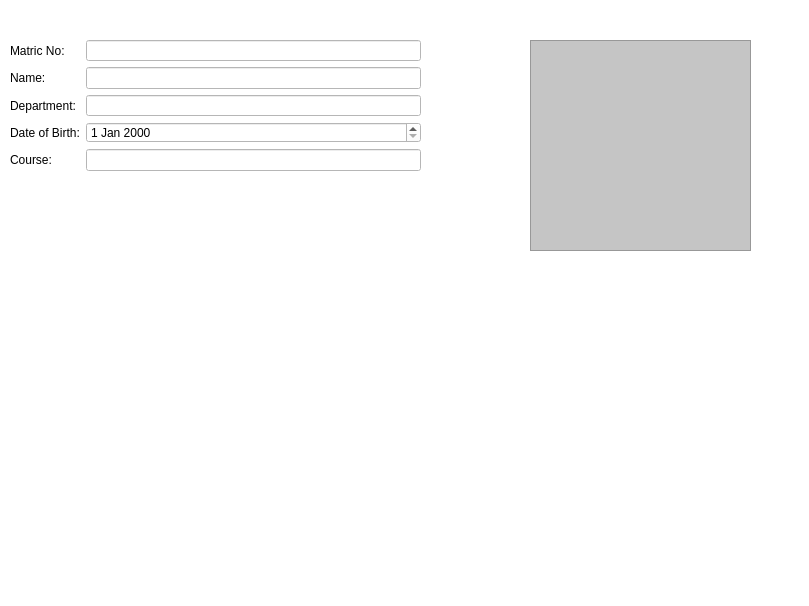
<?xml version="1.0" encoding="UTF-8"?>
<ui version="4.0">
 <class>Dialog</class>
 <widget class="QDialog" name="Dialog">
  <property name="geometry">
   <rect>
    <x>0</x>
    <y>0</y>
    <width>809</width>
    <height>606</height>
   </rect>
  </property>
  <property name="focusPolicy">
   <enum>Qt::NoFocus</enum>
  </property>
  <property name="windowTitle">
   <string>Dialog</string>
  </property>
  <property name="styleSheet">
   <string notr="true">background-color: rgb(255, 255, 255);</string>
  </property>
  <widget class="QGraphicsView" name="graphicsView">
   <property name="geometry">
    <rect>
     <x>530</x>
     <y>40</y>
     <width>221</width>
     <height>211</height>
    </rect>
   </property>
   <property name="styleSheet">
    <string notr="true">background-color: rgb(197, 197, 197);</string>
   </property>
  </widget>
  <widget class="QWidget" name="">
   <property name="geometry">
    <rect>
     <x>10</x>
     <y>40</y>
     <width>411</width>
     <height>131</height>
    </rect>
   </property>
   <layout class="QFormLayout" name="formLayout">
    <item row="0" column="0">
     <widget class="QLabel" name="label">
      <property name="styleSheet">
       <string notr="true">font: 10pt &quot;Cabin&quot;;</string>
      </property>
      <property name="text">
       <string>Matric No:</string>
      </property>
     </widget>
    </item>
    <item row="0" column="1">
     <widget class="QLineEdit" name="lineEdit"/>
    </item>
    <item row="1" column="0">
     <widget class="QLabel" name="label_2">
      <property name="styleSheet">
       <string notr="true">font: 10pt &quot;Cabin&quot;;</string>
      </property>
      <property name="text">
       <string>Name:</string>
      </property>
     </widget>
    </item>
    <item row="1" column="1">
     <widget class="QLineEdit" name="lineEdit_2"/>
    </item>
    <item row="2" column="0">
     <widget class="QLabel" name="label_4">
      <property name="styleSheet">
       <string notr="true">font: 10pt &quot;Cabin&quot;;</string>
      </property>
      <property name="text">
       <string>Department:</string>
      </property>
     </widget>
    </item>
    <item row="2" column="1">
     <widget class="QLineEdit" name="lineEdit_3"/>
    </item>
    <item row="3" column="0">
     <widget class="QLabel" name="label_5">
      <property name="styleSheet">
       <string notr="true">font: 10pt &quot;Cabin&quot;;</string>
      </property>
      <property name="text">
       <string>Date of Birth:</string>
      </property>
     </widget>
    </item>
    <item row="3" column="1">
     <widget class="QDateEdit" name="dateEdit"/>
    </item>
    <item row="4" column="0">
     <widget class="QLabel" name="label_6">
      <property name="styleSheet">
       <string notr="true">font: 10pt &quot;Cabin&quot;;</string>
      </property>
      <property name="text">
       <string>Course:</string>
      </property>
     </widget>
    </item>
    <item row="4" column="1">
     <widget class="QLineEdit" name="lineEdit_4"/>
    </item>
   </layout>
  </widget>
 </widget>
 <resources/>
 <connections/>
</ui>
